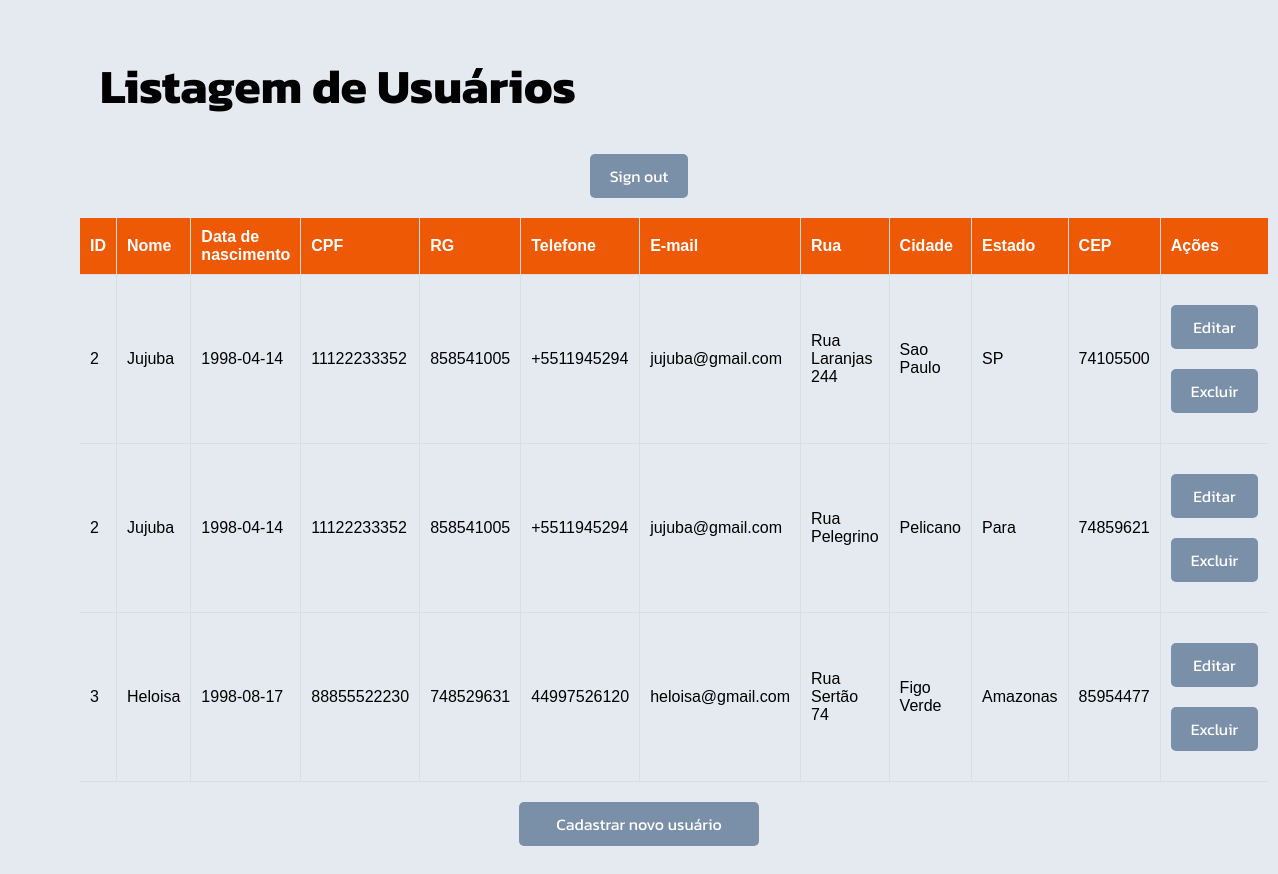
The app's page /index.php (signed in) with its own data.
### tables this page shows
CREATE TABLE `endereco` (
  `cliente_id` int(11) NOT NULL,
  `rua` varchar(200) NOT NULL,
  `cidade` varchar(45) NOT NULL,
  `estado` varchar(45) NOT NULL,
  `cep` varchar(10) NOT NULL,
  KEY `cliente_id_idx` (`cliente_id`),
  CONSTRAINT `fk_cliente_id` FOREIGN KEY (`cliente_id`) REFERENCES `clientes` (`id`) ON DELETE NO ACTION ON UPDATE NO ACTION
);

CREATE TABLE `clientes` (
  `id` int(11) NOT NULL AUTO_INCREMENT,
  `nome` varchar(100) NOT NULL,
  `datanascimento` date NOT NULL,
  `cpf` varchar(11) NOT NULL,
  `rg` varchar(11) NOT NULL,
  `telefone` varchar(11) NOT NULL,
  `email` varchar(100) NOT NULL,
  PRIMARY KEY (`id`)
);

### index.php (the view, shortened to what this page needs)
<?php
require 'config.php';
$lista = [];
$sql = $pdo->query("SELECT c.*, e.rua, e.cidade, e.estado, e.cep FROM clientes c LEFT JOIN endereco e ON c.id = e.cliente_id");
if ($sql->rowCount() > 0) {
    $lista = $sql->fetchAll(PDO::FETCH_ASSOC);
}
?>
<!DOCTYPE html>
<html lang="pt">
<head>
    <link rel="stylesheet" href="style/styleindex.css">
</head>
<body>
    <div class="container">
        <h1>Listagem de Usuários</h1>
        <form method="post" action="<?php echo htmlspecialchars($_SERVER["PHP_SELF"]); ?>">
            <input class="btn-style" type="submit" name="logout" value="Sign out" />
        </form>
        <table>
            <tr>
                <th>ID</th>
                <th>Nome</th>
                <th>Data de nascimento</th>
                <th>CPF</th>
                <th>RG</th>
                <th>Telefone</th>
                <th>E-mail</th>
                <th>Rua</th>
                <th>Cidade</th>
                <th>Estado</th>
                <th>CEP</th>
                <th>Ações</th>
            </tr>
            <?php foreach ($lista as $usuario) : ?>
                <tr>
                    <td><?= $usuario['id']; ?></td>
                    <td><?= $usuario['nome']; ?></td>
                    <td><?= $usuario['datanascimento']; ?></td>
                    <td><?= $usuario['cpf']; ?></td>
                    <td><?= $usuario['rg']; ?></td>
                    <td><?= $usuario['telefone']; ?></td>
                    <td><?= $usuario['email']; ?></td>
                    <td><?= $usuario['rua']; ?></td>
                    <td><?= $usuario['cidade']; ?></td>
                    <td><?= $usuario['estado']; ?></td>
                    <td><?= $usuario['cep']; ?></td>
                    <td><a href="editar/editar.php?id=<?= $usuario['id']; ?>" class="btn-style">Editar</a>
                        <a href="excluir/excluir.php?id=<?= $usuario['id']; ?>" class="btn-style">Excluir</a>
                    </td>
                </tr>
            <?php endforeach; ?>
        </table>
        <a href="cadastrar/cadastrar.php" class="btn-style">Cadastrar novo usuário</a>
    </div>
</body>
</html>

### style/styleindex.css (style rules this page uses)
body { font-family: Arial, sans-serif; margin: 0; padding: 0; background-color: #e4eaef; }
h1 { font-family: 'Kanit', sans-serif; font-size: 3em; margin-left: 20px; margin-top: -40px; }
.container { margin-left: 40px auto; margin-right: 40px auto; margin-top: 10px; padding: 80px; border-radius: 10px; }
table { width: 100%; border-collapse: collapse; }
th, td { padding: 10px; text-align: left; border-bottom: 1px solid #ddd; }
td:not(:first-child), th:not(:first-child) { border-left: 1px solid #ddd; }
th { background-color: #ed5905; color: white; }
a { text-decoration: none; color: #a61904; }
.btn-style { display: block; margin: 20px auto; padding: 10px 20px; max-width: 200px; text-align: center; background-color: #7a8fa8; color: white; border: none; border-radius: 5px; text-decoration: none; font-size: 16px; font-family: 'Kanit', sans-serif; cursor: pointer; }

### records on screen
endereco: cliente "2", cliente.nome "Jujuba", cliente.datanascimento "1998-04-14", cliente.cpf "11122233352", cliente.rg "858541005", cliente.telefone "+5511945294", cliente.email "jujuba@gmail.com", rua "Rua Laranjas 244", cidade "Sao Paulo", estado "SP", cep "74105500"
endereco: cliente "2", cliente.nome "Jujuba", cliente.datanascimento "1998-04-14", cliente.cpf "11122233352", cliente.rg "858541005", cliente.telefone "+5511945294", cliente.email "jujuba@gmail.com", rua "Rua Pelegrino", cidade "Pelicano", estado "Para", cep "74859621"
endereco: cliente "3", cliente.nome "Heloisa", cliente.datanascimento "1998-08-17", cliente.cpf "88855522230", cliente.rg "748529631", cliente.telefone "44997526120", cliente.email "heloisa@gmail.com", rua "Rua Sertão 74", cidade "Figo Verde", estado "Amazonas", cep "85954477"
